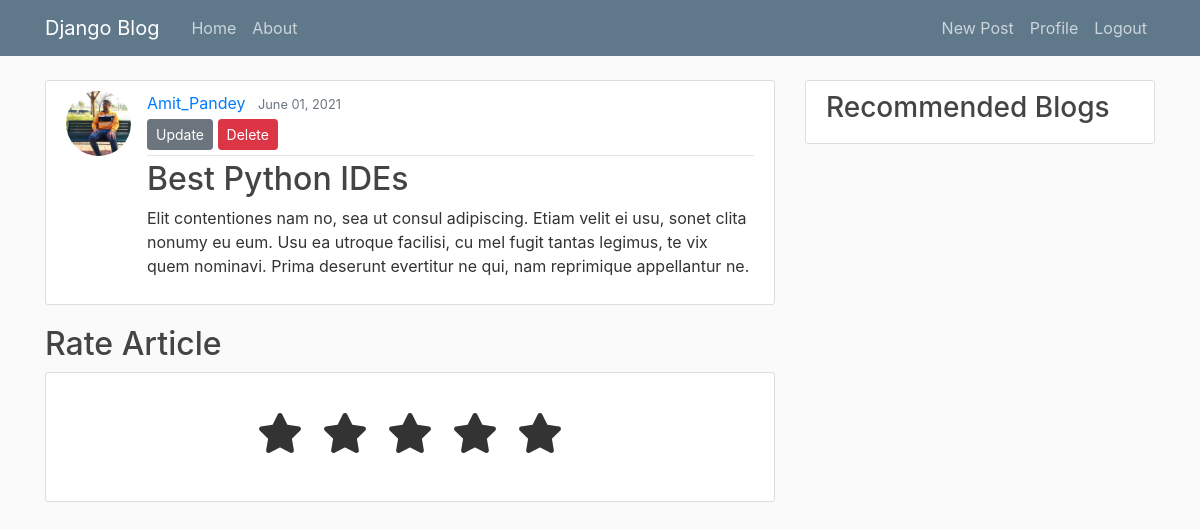
Page /post/11/ (signed in) on the committed database.
### blog/models.py (models this page shows, shortened)
class Post(models.Model) :
    category = models.ManyToManyField(Category, related_name='posts', blank=True)
    title = models.CharField(max_length=100)
    content = models.TextField()
    date_posted = models.DateTimeField(default = timezone.now )
    author = models.ForeignKey( User , on_delete=models.CASCADE)

### users/models.py (models this page shows, shortened)
class Profile(models.Model) :
    user = models.OneToOneField(User, on_delete=models.CASCADE)
    image = models.ImageField(default='default.jpg', upload_to='profile_pics')

### blog/views.py (the view)
# urls.py: path('post/<int:id>/', PostDetailView , name='post-detail'),
def PostDetailView(request, id):
    post = get_object_or_404(Post, id=id)
    if(Rating.objects.filter(user = request.user , post = post).exists()):
        rating = Rating.objects.get(user = request.user , post = post)
        context = {
            'post' : post,
            'rating' : rating,
        }
    else:
        context = {
            'post' : post,
        }
    return render(request, 'blog/post_detail.html', context)

### blog/templates/blog/post_detail.html (shortened to what this page needs)
{% extends "blog/base.html" %}
{% block content %}
<article class="media content-section">
    <img class="rounded-circle article-img" src="{{ post.author.profile.image.url }}">
    <div class="media-body">
        <div class="article-metadata">
            <a class="mr-2" href="{% url 'user-posts' post.author.username  %}">{{ post.author }}</a>
            <small class="text-muted">{{ post.date_posted|date:"F d, Y" }}</small>
            {% if post.author == user %}
            <div>
                <a class='btn btn-secondary btn-sm mt-1 mb-1' href=" {% url 'post-update' post.id %} ">Update</a>
                <a class='btn btn-danger btn-sm mt-1 mb-1' href=" {% url 'post-delete' post.id %} ">Delete</a>
            </div>
            {% endif %}
        </div>
        <h2 class="article-title">{{ post.title }}</h2>
        <p class="article-content">{{ post.content}}</p>
    </div>
</article>
{% if rating %}
<h2>Your Rating</h2>
<div class="rcontainer">
    <div class="star-widget">
        <input type="radio" name="rrate" id="rrate-5">
        <label for="rrate-5" class="fas fa-star" checked></label>
        <input type="radio" name="rrate" id="rrate-4">
        <label for="rrate-4" class="fas fa-star"></label>
        <input type="radio" name="rrate" id="rrate-3">
        <label for="rrate-3" class="fas fa-star"></label>
        <input type="radio" name="rrate" id="rrate-2">
        <label for="rrate-2" class="fas fa-star"></label>
        <input type="radio" name="rrate" id="rrate-1">
        <label for="rrate-1" class="fas fa-star"></label>
    </div>
</div>
<script>
    radiobtn = document.getElementById("rrate-{{ rating.rating }}");
    radiobtn.checked = true;
</script>
<article class="media content-section">
    <div>{{rating.review}}</div>
</article>
<h2>Edit your rating</h2>
<article class="media content-section">
    <div class="rcontainer">
        <div class="post">
            <div class="text">Thanks for rating us!</div>
            <div class="edit">EDIT</div>
        </div>
        <div class="star-widget">
            <input type="radio" name="rate" id="rate-5">
            <label for="rate-5" class="fas fa-star" checked></label>
            <input type="radio" name="rate" id="rate-4">
            <label for="rate-4" class="fas fa-star"></label>
            <input type="radio" name="rate" id="rate-3">
            <label for="rate-3" class="fas fa-star"></label>
            <input type="radio" name="rate" id="rate-2">
            <label for="rate-2" class="fas fa-star"></label>
            <input type="radio" name="rate" id="rate-1">
            <label for="rate-1" class="fas fa-star"></label>
            <form>
                <div class="textarea">
                    <textarea cols="30" placeholder="Describe your experience.."></textarea>
                </div>
                <div class="btn">
                    <button class="rbutton" type="button">Post</button>
                </div>
            </form>
        </div>
    </div>
</article>
{% else %}
<h2>Rate Article</h2>
<article class="media content-section">
    <div class="rcontainer">
        <div class="star-widget">
            <label for="rate-5" class="fas fa-star"></label>
            <label for="rate-4" class="fas fa-star"></label>
            <label for="rate-3" class="fas fa-star"></label>
            <label for="rate-2" class="fas fa-star"></label>
            <label for="rate-1" class="fas fa-star"></label>
        </div>
    </div>
</article>
{% endif %}
{% endblock content %}

### blog/static/blog/main.css (style rules this page uses)
body { background: #fafafa; color: #333333; margin-top: 5rem; }
h1, h2, h3, h4, h5, h6 { color: #444444; }
.content-section { background: #ffffff; padding: 10px 20px; border: 1px solid #dddddd; border-radius: 3px; margin-bottom: 20px; }
.article-title { color: #444444; }
.article-content { white-space: pre-line; }
.article-img { height: 65px; width: 65px; margin-right: 16px; }
.article-metadata { padding-bottom: 1px; margin-bottom: 4px; border-bottom: 1px solid #e3e3e3 }

### blog/templates/blog/post_detail.html (style rules this page uses)
.rcontainer { position: relative; width: 100%; padding: 20px 30px; border-radius: 5px; display: flex; align-items: center; justify-content: center; flex-direction: column; }
.star-widget label { font-size: 40px; padding: 10px; float: right; transition: all 0.2s ease; }

### rows in the picture
Post: author.profile.image (picture), author "Amit_Pandey", date_posted "June 01, 2021", title "Best Python IDEs", content "Elit contentiones nam no, sea ut consul adipiscing. Etiam velit ei usu, sonet clita nonumy eu eum. Usu ea utroque facilisi, cu mel fugit tantas legimus, te vix quem nominavi. Prima deserunt evertitur ne qui, nam reprimique appellantur ne."
